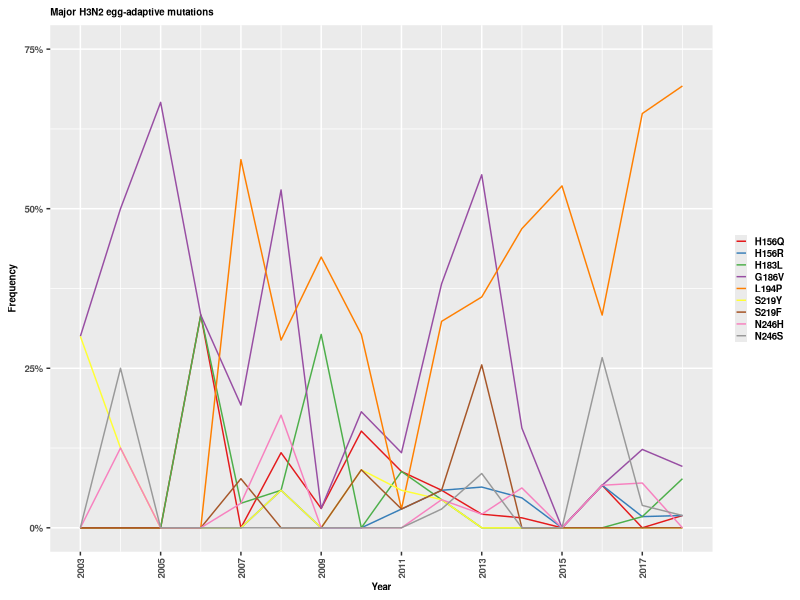

Write the R code that produced this figure.
#R code
library(ggplot2)
library(scales)
library(RColorBrewer)
library(readr)
library(tidyr)
library(reshape)
library(stringr)
library(dplyr)
library(gridExtra)
library(data.table)
require(cowplot)

mutconverter <- function(m){
  if (m=='V186'){return ('G186V')}
  else if (m=='Y219'){return ('S219Y')}
  else if (m=='F219'){return ('S219F')}
  else if (m=='P194'){return ('L194P')}
  else if (m=='Q156'){return ('H156Q')}
  else if (m=='H246'){return ('N246H')}
  else if (m=='S246'){return ('N246S')}
  else if (m=='L183'){return ('H183L')}
  else if (m=='R156'){return ('H156R')}
  else {return ('NA')}
  }

plot_eggmutfreq <- function(EggFreqTable){
  palette      <- c(brewer.pal(9,"Set1"))
  textsize     <- 7
  p <-  ggplot(EggFreqTable,aes(x=year,y=freq,color=mut)) + 
	  geom_line() +
	  scale_color_manual(values=palette,drop=FALSE) +
	  theme(plot.title=element_text(size=textsize,face="bold"),
                legend.title=element_blank(),
		legend.key.size=unit(3,"mm"),
		legend.text=element_text(size=textsize,face="bold"),
		axis.text=element_text(size=textsize,face="bold"),
		axis.text.x=element_text(angle=90,hjust=1,vjust=0.5),
		axis.title=element_text(size=textsize,face="bold")) +
	  ylab(bquote(bold('Frequency'))) +
	  xlab(bquote(bold('Year'))) +
          ggtitle('Major H3N2 egg-adaptive mutations') +
	  scale_y_continuous(lim=c(0,0.75),breaks=c(0,0.25,0.5,0.75),labels=c('0%','25%','50%','75%')) +
	  scale_x_continuous(breaks=c(2003,2005,2007,2009,2011,2013,2015,2017),
			     labels=c('2003','2005','2007','2009','2011','2013','2015','2017'))
  return (p)
  }

plot_seqcount <- function(CountSeqTable){
  textsize <- 7
  p <-  ggplot(filter(CountSeqTable,year>=2003),aes(x=year,y=value,color=variable,group=variable,fill=variable)) + 
	  geom_line() + 
	  geom_point(size=0.7) +
	  geom_area(alpha=0.5,position = "identity") +
	  theme(legend.title=element_text(size=textsize,face="bold"),
		legend.key.size=unit(3,"mm"),
		legend.text=element_text(size=textsize,face="bold"),
		axis.text=element_text(size=textsize,face="bold"),
		axis.text.x=element_text(angle=90,hjust=1,vjust=0.5),
		axis.title=element_text(size=textsize,face="bold")) +
	  ylab(bquote(bold('Total count'))) +
	  xlab(bquote(bold('Year'))) +
          ggtitle(bquote(bold('Major H3N2 egg-adaptive mutations')))+
	  scale_y_continuous(expand=c(0,0),lim=c(0,300)) +
	  scale_x_continuous(breaks=c(2003,2005,2007,2009,2011,2013,2015,2017),
			     labels=c('2003','2005','2007','2009','2011','2013','2015','2017'))
  return (p)
  }

MutLevels    <- c('Q156','R156','L183','V186','P194','Y219','F219','H246','S246')
MutLevels    <- mapply(mutconverter, MutLevels)
EggFreqTable <- read_tsv('table/mut_freq_egg_filtered.tsv') %>% 
                  mutate(mut=mapply(mutconverter,mut)) %>%
                  mutate(mut=factor(mut,levels=MutLevels))
CountSeqTable <- read_tsv('table/seq_count.tsv') %>%
                   mutate(year=as.character(year))
setDT(CountSeqTable)
CountSeqTable <- melt(CountSeqTable,id='year') %>%
                   mutate(year=as.numeric(year))
p1 <- plot_eggmutfreq(EggFreqTable)
ggsave('graph/MutFreq_Egg.png',p1,height=1.5,width=2.8,dpi=600)
